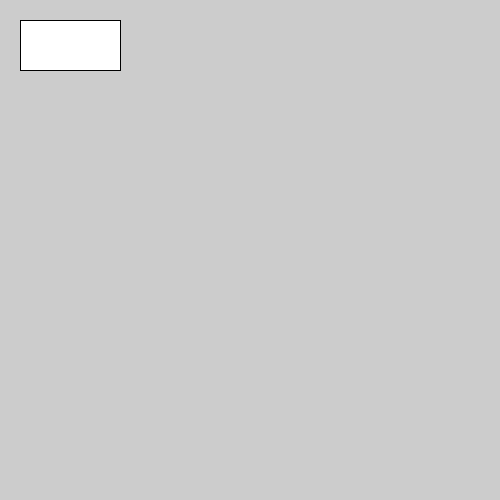
Frame 1 (no input)
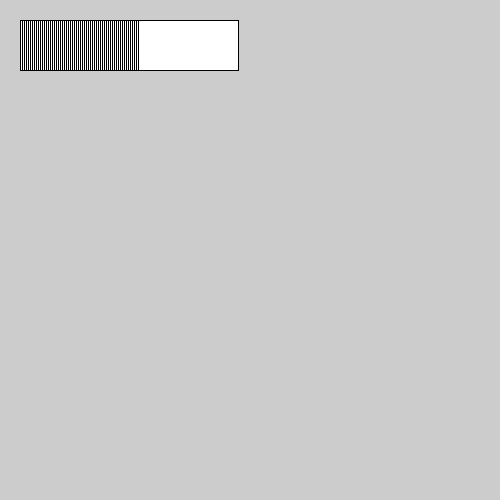
Frame 60 (the mouse pressed at the canvas centre just before this capture)
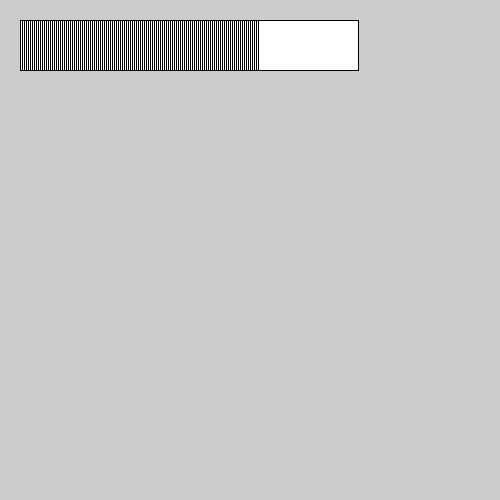
Frame 120 (the mouse held since frame 60 and released just before this capture)

The Processing sketch that drew these frames (run headless with seeded random() and noise(); from frame 60 on, the mouse is pressed at the canvas centre):

// Processing sketch: sketch_2_Processing_Function_Action
// ── sketch_2_Processing_Function_Action.pde
/*
This is the basics of a function
Global variables are really important in this when passing information between main program and the function
1.In this sketch replace 2 in the function with "speed" and pass it to the function.
2.Set a limit for the car so does not go off screen, but starts at 0 when it reaches the end.
3.Write a new function for the car as a shape called "void display()". 
*/

int carX = 20;
int carY = 20;
int carSize = 100;

void setup(){
  size(500,500);
}

void draw(){
  fill(255);
  rect(carX, carY, carSize, carSize/2);
  move();
}

void move(){
  carX = carX + 2;
}
